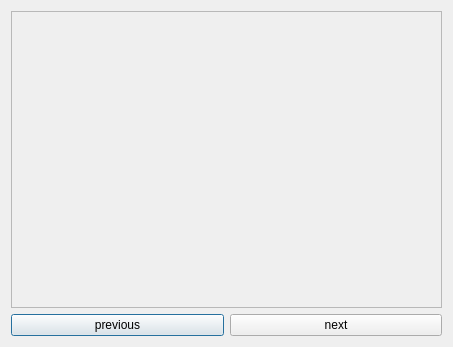
<?xml version="1.0" encoding="UTF-8"?>
<ui version="4.0">
 <class>coinViewDialog</class>
 <widget class="QDialog" name="coinViewDialog">
  <property name="geometry">
   <rect>
    <x>0</x>
    <y>0</y>
    <width>453</width>
    <height>347</height>
   </rect>
  </property>
  <property name="windowTitle">
   <string>Dialog</string>
  </property>
  <layout class="QVBoxLayout" name="verticalLayout">
   <item>
    <widget class="QScrollArea" name="scrollArea">
     <property name="widgetResizable">
      <bool>true</bool>
     </property>
     <widget class="QWidget" name="scrollAreaWidgetContents">
      <property name="geometry">
       <rect>
        <x>0</x>
        <y>0</y>
        <width>433</width>
        <height>296</height>
       </rect>
      </property>
      <layout class="QVBoxLayout" name="verticalLayout_2">
       <item>
        <widget class="QLabel" name="imageView">
         <property name="text">
          <string/>
         </property>
        </widget>
       </item>
      </layout>
     </widget>
    </widget>
   </item>
   <item>
    <layout class="QHBoxLayout" name="horizontalLayout">
     <item>
      <widget class="QPushButton" name="buttonLast">
       <property name="text">
        <string>previous</string>
       </property>
      </widget>
     </item>
     <item>
      <widget class="QPushButton" name="buttonNext">
       <property name="text">
        <string>next</string>
       </property>
      </widget>
     </item>
    </layout>
   </item>
  </layout>
 </widget>
 <resources/>
 <connections/>
</ui>
